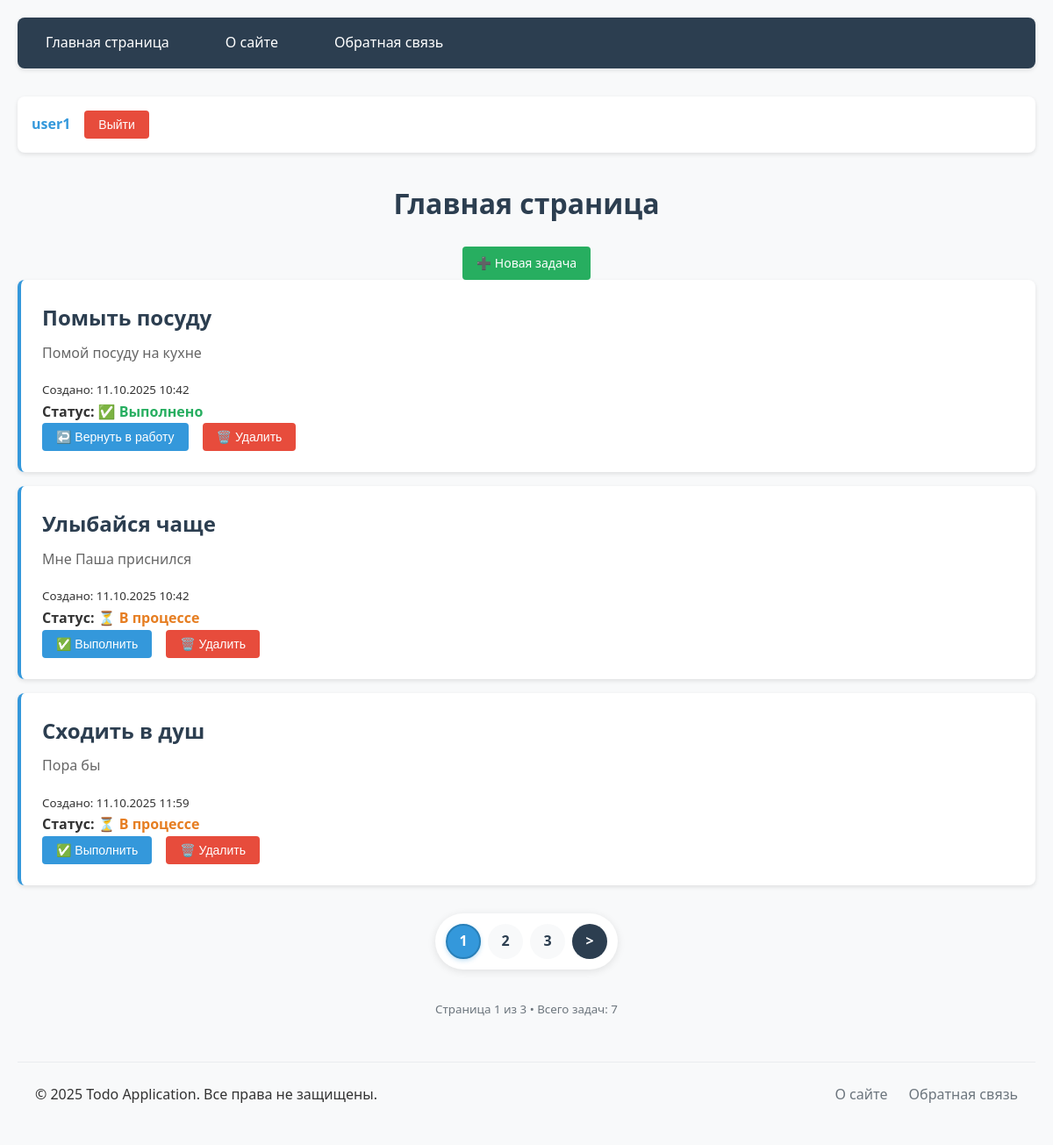
Page / (signed in) on the committed database.
### users/models.py (models this page shows)
class User(AbstractUser):
    photo = models.ImageField(upload_to="users/%Y/%m/%d/",
                              blank=True,
                              null=True,
                              verbose_name="Фото профиля"
                              )
    date_birth = models.DateTimeField(blank=True,
                                      null=True,
                                      verbose_name="Дата рождения"
                                      )

### todo/models.py (models this page shows, shortened)
class Todotask(models.Model):
    class Status(models.IntegerChoices):
        NOT_DONE = 0, 'В процессе'
        DONE = 1, 'Сделано'
    title = models.CharField(max_length=255,
                             verbose_name='Название',
                             )
    content = models.TextField(blank=True,
                               verbose_name='Содержание')
    status = models.BooleanField(choices=tuple(map(lambda x: (bool(x[0]), x[1]), Status.choices)),
                                 default=Status.NOT_DONE,
                                 verbose_name="Статус",
                                 )
    time_created = models.DateTimeField(auto_now_add=True,
                                        verbose_name='Время создания')
    time_edited = models.DateTimeField(auto_now=True,
                                       verbose_name='Время последнего изменения')
    author = models.ForeignKey(get_user_model(),
                               on_delete=models.CASCADE,
                               related_name='tasks',
                               null=True,
                               default=None,
                               )

### todo/views.py (the view)
# urls.py: path('', views.TodoHome.as_view(), name='home'),
class TodoHome(LoginRequiredMixin, ListView):
    template_name = 'todo/index.html'
    context_object_name = 'tasks'
    title_page = 'Главная страница'
    extra_context = {
        'title': 'Главная страница',
    }
    paginate_by = 3
    def get_queryset(self):
        return Todotask.objects.filter(author=self.request.user)

### todo/context_processors.py (called while the page is built)
def get_todo_context(request):
    return {'mainmenu': menu}

### todo/templates/todo/index.html (shortened to what this page needs)
{% extends 'base.html' %}
{% block content %}
<div class="text-center">
    <h1>{{ title }}</h1>
    <a href="{% url 'addpage' %}" class="btn btn-success">➕ Новая задача</a>
</div>
<ul class="list-tasks">
    {% for t in tasks %}
    <li class="task-item">
        <h2>{{ t.title }}</h2>
        <p>{{ t.content }}</p>
        <div class="task-meta">
            <small>Создано: {{ t.time_created|date:"d.m.Y H:i" }}</small>
            <br>
            <strong>Статус:
                {% if t.status %}
                    <span style="color: #27ae60;">✅ Выполнено</span>
                {% else %}
                    <span style="color: #e67e22;">⏳ В процессе</span>
                {% endif %}
            </strong>
        </div>
        <div class="task-actions">
            <form method="post" action="{% url 'toogletask' t.pk %}">
                <button type="submit" class="btn">
                    {% if t.status %}
                        ↩️ Вернуть в работу
                    {% else %}
                        ✅ Выполнить
                    {% endif %}
                </button>
            </form>
            <form method="post" action="{% url 'deletetask' t.pk %}">
                <button type="submit" class="btn-danger" onclick="return confirm('Удалить эту задачу?')">
                    🗑️ Удалить
                </button>
            </form>
        </div>
    </li>
    {% empty %}
    <li class="task-item text-center">
        <p>🎉 Пока нет задач! Создайте первую задачу.</p>
    </li>
    {% endfor %}
</ul>
{% endblock %}
{% block navigation %}
{% if page_obj.has_other_pages %}
<nav class="list-pages">
    <ul>
        {% for p in paginator.page_range %}
            {% if page_obj.number == p %}
            <li class="page-num page-num-selected">{{ p }}</li>
            {% elif p >= page_obj.number|add:-2 and p <= page_obj.number|add:2 %}
            <li class="page-num">
                <a href="?page={{ p }}">{{ p }}</a>
            </li>
            {% endif %}
        {% endfor %}
        {% if page_obj.has_next %}
        <li class="page-num">
            <a href="?page={{ page_obj.next_page_number }}" title="Следующая страница">&gt;</a>
        </li>
        {% endif %}
    </ul>
</nav>
{% endif %}
{% if page_obj %}
<div class="pagination-info text-center">
    <small style="color: #6c757d;">
        Страница {{ page_obj.number }} из {{ paginator.num_pages }}
        • Всего задач: {{ paginator.count }}
    </small>
</div>
{% endif %}
{% endblock %}

### templates/base.html (shortened to what this page needs)
{% load static %}
<!DOCTYPE html>
<html lang="en">
<head>
    <link type="text/css" href="{% static 'todo/css/styles.css' %}" rel="stylesheet" />
</head>
<body>
    <nav class="navbar">
        <ul class="main-menu">
            {% for m in mainmenu %}
            <li><a href="{% url m.url_name %}">{{ m.title }}</a></li>
            {% endfor %}
        </ul>
    </nav>
    <div class="user-info">
        {% if user.is_authenticated %}
            <span><strong><a href="{% url 'users:profile' %}">{{ user.username }}</a></strong></span>
            <form action="{% url 'users:logout' %}" method="post">
                <button type="submit" class="btn-danger">Выйти</button>
            </form>
        {% else %}
            <a href="{% url 'users:login' %}" class="btn">Войти</a>
            <a href="{% url 'users:register' %}" class="btn btn-success">Регистрация</a>
        {% endif %}
    </div>
    <main>
        {% block content %}
        {% endblock %}
        {% block navigation %}
        {% endblock %}
    </main>
</body>
<footer class="footer">
    <div class="footer-content">
        <p>&copy; 2025 Todo Application. Все права не защищены.</p>
        <div class="footer-links">
            <a href="{% url 'about' %}">О сайте</a>
            <a href="{% url 'contact' %}">Обратная связь</a>
        </div>
    </div>
</footer>
</html>

### todo/static/todo/css/styles.css (style rules this page uses)
* { margin: 0; padding: 0; box-sizing: border-box; }
body { font-family: 'Segoe UI', Tahoma, Geneva, Verdana, sans-serif; line-height: 1.6; color: #333; background-color: #f8f9fa; padding: 20px; }
.navbar { background: #2c3e50; padding: 1rem; border-radius: 8px; margin-bottom: 2rem; box-shadow: 0 2px 5px rgba(0,0,0,0.1); }
.main-menu { list-style: none; display: flex; gap: 2rem; }
.main-menu a { color: white; text-decoration: none; padding: 0.5rem 1rem; border-radius: 4px; transition: background-color 0.3s; }
.user-info { background: white; padding: 1rem; border-radius: 8px; margin-bottom: 2rem; box-shadow: 0 2px 5px rgba(0,0,0,0.1); display: flex; align-items: center; gap: 1rem; }
.user-info form { margin: 0; }
button, .btn { background: #3498db; color: white; border: none; padding: 0.5rem 1rem; border-radius: 4px; cursor: pointer; text-decoration: none; display: inline-block; font-size: 14px; transition: background-color 0.3s; }
.btn-success { background: #27ae60; }
.btn-danger { background: #e74c3c; }
.list-tasks { list-style: none; }
.task-item { background: white; padding: 1.5rem; margin-bottom: 1rem; border-radius: 8px; box-shadow: 0 2px 5px rgba(0,0,0,0.1); border-left: 4px solid #3498db; }
.task-item h2 { color: #2c3e50; margin-bottom: 0.5rem; }
.task-item p { color: #666; margin-bottom: 1rem; }
.task-actions { display: flex; gap: 1rem; flex-wrap: wrap; }
h1 { color: #2c3e50; margin-bottom: 1.5rem; text-align: center; }
a { color: #3498db; text-decoration: none; }
.text-center { text-align: center; }
.list-pages { margin: 2rem 0; text-align: center; }
.list-pages ul { list-style: none; display: inline-flex; gap: 0.5rem; background: white; padding: 0.75rem; border-radius: 50px; box-shadow: 0 2px 10px rgba(0,0,0,0.1); }
.page-num { display: flex; align-items: center; justify-content: center; }
.page-num a, .page-num-selected { display: flex; align-items: center; justify-content: center; min-width: 40px; height: 40px; padding: 0 0.5rem; border-radius: 50%; text-decoration: none; font-weight: 600; transition: all 0.3s ease; }
.page-num a { color: #2c3e50; background: #f8f9fa; border: 2px solid transparent; }
.page-num-selected { background: #3498db; color: white; border: 2px solid #2980b9; box-shadow: 0 2px 5px rgba(52, 152, 219, 0.3); }
.page-num:first-child a, .page-num:last-child a { background: #2c3e50; color: white; }
.list-pages { animation: slideIn 0.5s ease-out; }
.footer { margin-top: 3rem; padding: 1.5rem 0; border-top: 1px solid #e9ecef; background: #f8f9fa; }
.footer-content { max-width: 1200px; margin: 0 auto; padding: 0 20px; display: flex; justify-content: space-between; align-items: center; flex-wrap: wrap; gap: 1rem; }
.footer-links { display: flex; gap: 1.5rem; }
.footer-links a { color: #6c757d; text-decoration: none; }

### rows in the picture
User: username "user1"
Todotask: title "Помыть посуду", content "Помой посуду на кухне", time_created "11.10.2025 10:42", status "✅ Выполнено"
Todotask: title "Улыбайся чаще", content "Мне Паша приснился", time_created "11.10.2025 10:42", status "⏳ В процессе"
Todotask: title "Сходить в душ", content "Пора бы", time_created "11.10.2025 11:59", status "⏳ В процессе"

### other values in the picture
{{ m.title }} "Главная страница" "О сайте" "Обратная связь"
{{ title }} "Главная страница"
{{ p }} "1"
{{ p }} "2" "3"
{{ page_obj.number }} "1"
{{ paginator.num_pages }} "3"
{{ paginator.count }} "7"
